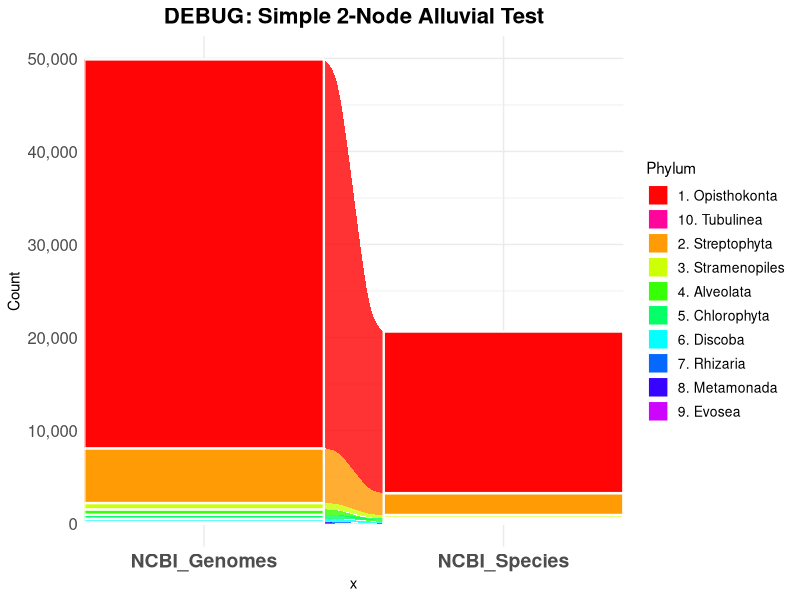
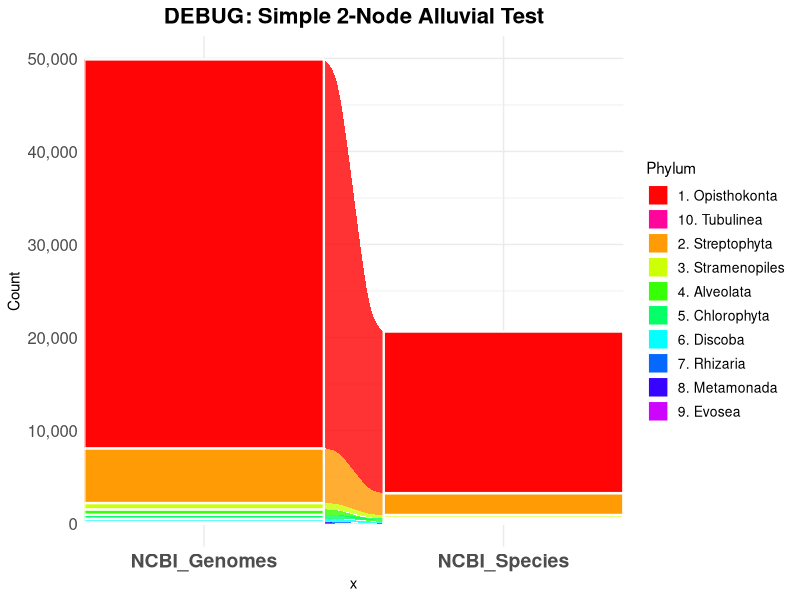

The R script that drew these images, in order:
#!/usr/bin/env Rscript
# Debug script to test alluvial plot with simplified data
# This will help identify if the issue is with data processing or plot rendering

library(ggplot2)
library(ggalluvial)
library(dplyr)

cat("=== DEBUGGING ALLUVIAL PLOT ISSUE ===\n")

# Create simplified test data with the 10 phyla that should show in NCBI nodes
test_data <- data.frame(
  phylum = c("Opisthokonta", "Streptophyta", "Stramenopiles", "Alveolata", 
             "Chlorophyta", "Discoba", "Rhizaria", "Metamonada", "Evosea", "Tubulinea"),
  genomes = c(41803, 5885, 684, 570, 440, 328, 68, 66, 46, 2),
  species = c(17372, 2349, 330, 175, 223, 121, 15, 22, 31, 1),
  stringsAsFactors = FALSE
)

cat("Test data created with", nrow(test_data), "phyla:\n")
for (i in 1:nrow(test_data)) {
  cat(sprintf("  %s: %s genomes\n", test_data$phylum[i], format(test_data$genomes[i], big.mark = ",")))
}

# Create long format for alluvial plot (simplified 2-node version)
long_data <- data.frame()
for (i in 1:nrow(test_data)) {
  phylum_data <- data.frame(
    alluvium = rep(i, 2),
    phylum = rep(paste0(i, ". ", test_data$phylum[i]), 2),
    x = c("NCBI_Genomes", "NCBI_Species"),
    stratum = c("NCBI_Genomes", "NCBI_Species"),
    absolute_count = c(test_data$genomes[i], test_data$species[i]),
    stringsAsFactors = FALSE
  )
  long_data <- rbind(long_data, phylum_data)
}

cat("\nLong data created with", nrow(long_data), "rows\n")

# Check what's in the long data
cat("\nGenome node data:\n")
genome_data <- long_data[long_data$x == "NCBI_Genomes", ]
for (i in 1:nrow(genome_data)) {
  cat(sprintf("  %s: %s\n", genome_data$phylum[i], format(genome_data$absolute_count[i], big.mark = ",")))
}

# Create colors
colors <- rainbow(nrow(test_data))
names(colors) <- unique(long_data$phylum)

cat("\nColors assigned:", length(colors), "\n")

# Create simple alluvial plot
cat("\nCreating test alluvial plot...\n")
p_test <- ggplot(long_data, aes(x = x, stratum = phylum, alluvium = alluvium, y = absolute_count, fill = phylum)) +
  geom_alluvium(alpha = 0.8, decreasing = FALSE, width = 0.8) +
  geom_stratum(alpha = 0.9, decreasing = FALSE, color = "white", linewidth = 0.8, width = 0.8) +
  scale_fill_manual(values = colors, name = "Phylum") +
  scale_x_discrete(expand = c(0.1, 0.1)) +
  scale_y_continuous(labels = function(x) format(x, big.mark = ",", scientific = FALSE)) +
  theme_minimal() +
  theme(
    axis.text.x = element_text(size = 14, face = "bold"),
    axis.text.y = element_text(size = 12),
    legend.position = "right",
    legend.text = element_text(size = 10),
    plot.title = element_text(size = 16, face = "bold", hjust = 0.5)
  ) +
  labs(
    title = "DEBUG: Simple 2-Node Alluvial Test",
    y = "Count"
  )

# Save test plot
ggsave("debug_alluvial_test.png", plot = p_test, width = 16, height = 8, dpi = 300, bg = "white")
ggsave("debug_alluvial_test.pdf", plot = p_test, width = 16, height = 8, dpi = 300, bg = "white")

cat("Test plot saved as debug_alluvial_test.png and debug_alluvial_test.pdf\n")
cat("Check this plot to see if all 10 phyla are visible!\n")
